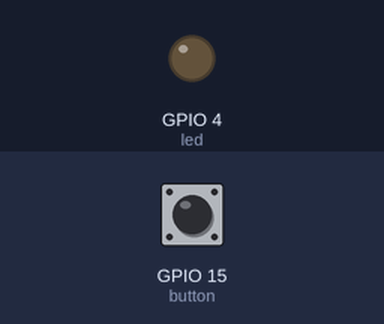
A program run on a simulated Raspberry Pi (BCM pin numbers). Parts: output pins drawn as LEDs (lit = HIGH). The test bench sets the inputs (shaded band); at power-on: GPIO 15 (button) HIGH.

Above: at 1.2 s.
1.3 s: GPIO 15 (button) pulled LOW for 0.15 s
At 1.9 s:
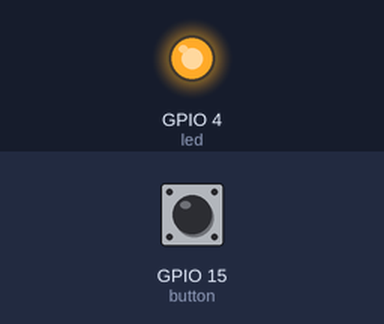
2.9 s: GPIO 15 (button) pulled LOW for 1 s
At 4.3 s:
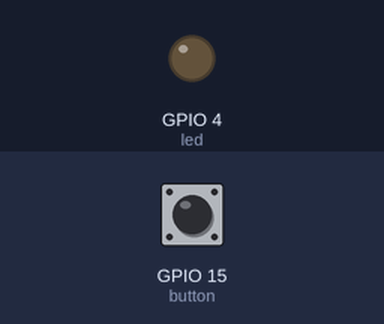
5.4 s: GPIO 15 (button) pulled LOW for 3.2 s
At 6.2 s:
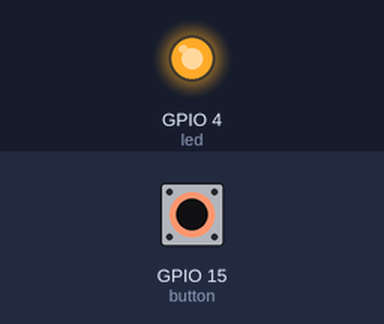
Timing chart, 0 to 8.4 s (numbered marks = the images above; inputs shaded):
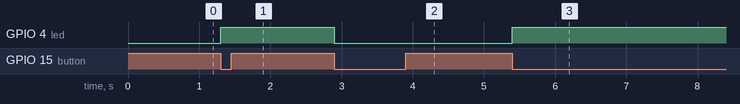

Measured:
- after the input at 1.3 s, GPIO 4 (led): LOW → HIGH at once
- after the input at 2.9 s, GPIO 4 (led): HIGH → LOW at once
- after the input at 5.4 s, GPIO 4 (led): LOW → HIGH at once

The program:

simple_3.py
```python
from gpiozero import LED, Button
from time import sleep

# initialize button and LED
led = LED(4)
button = Button(15)

button.when_pressed = led.toggle


if __name__ == "__main__":
    try:
        # wait till keypress
        while True:
            sleep(10)

    except KeyboardInterrupt:
        exit(0)
```
